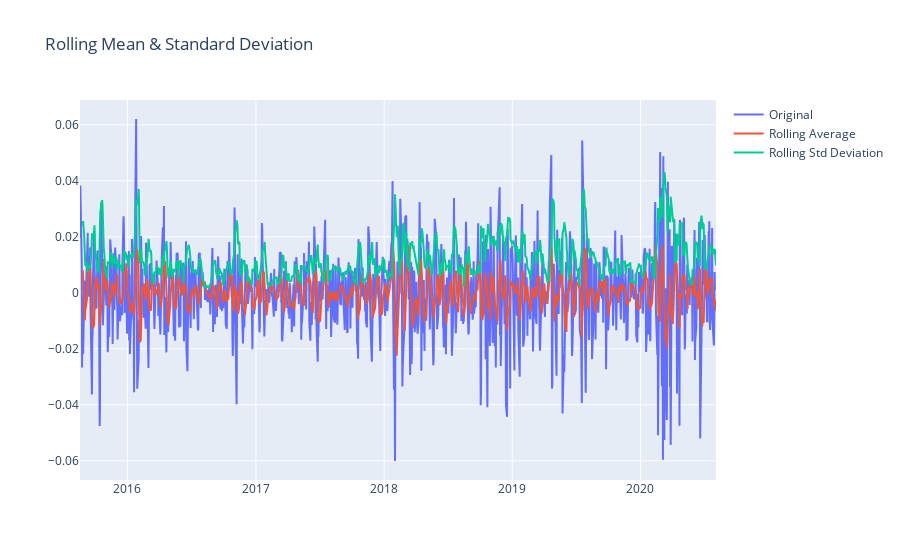

Notebook cell for this chart:
### Code cell
check_stationarity(residual.dropna())

### Figure 1 — Plotly figure (JSON) as saved in the notebook; plotly's stock layout.template omitted (floating-point values rounded to 4 significant figures; data arrays with more than 128 entries replaced by an {"elided": "..."} marker saying what was removed)
{"data": [{"name": "Original", "type": "scatter", "x": {"elided": "1258 str values"}, "y": {"elided": "1248 float values"}}, {"name": "Rolling Average", "type": "scatter", "x": {"elided": "1258 str values"}, "y": {"elided": "1248 float values"}}, {"name": "Rolling Std Deviation", "type": "scatter", "x": {"elided": "1258 str values"}, "y": {"elided": "1248 float values"}}], "layout": {"title": {"text": "Rolling Mean & Standard Deviation"}}}
